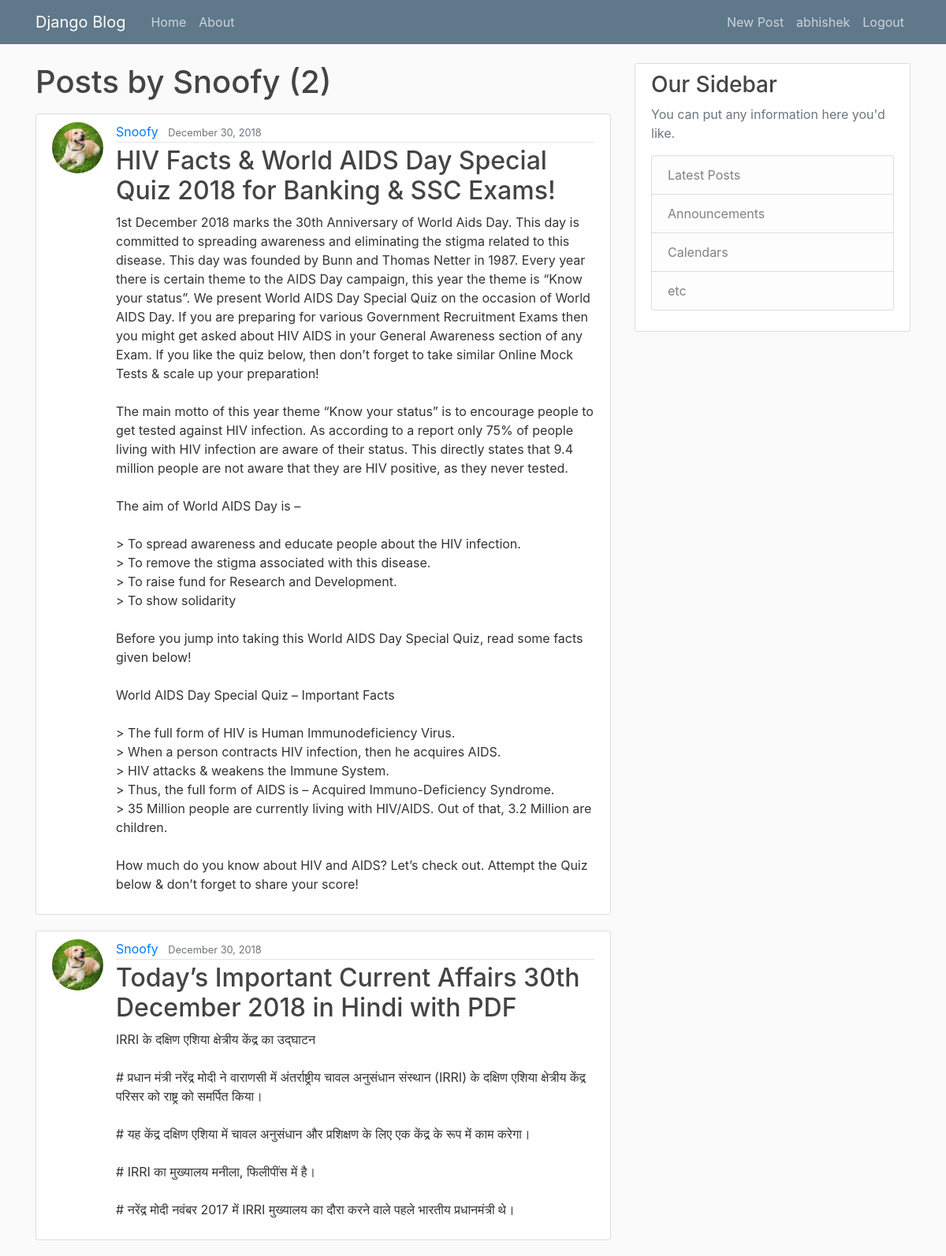
/user/Snoofy/ (signed in), run on the app's committed database.
### blog/models.py (models this page shows, shortened)
class Post(models.Model):
    title = models.CharField(max_length = 100)
    content = models.TextField()
    date_posted = models.DateTimeField(default=timezone.now)
    author = models.ForeignKey(User, on_delete=models.CASCADE)

### users/models.py (models this page shows, shortened)
class Profile(models.Model):
    user = models.OneToOneField(User, on_delete=models.CASCADE)
    image = models.ImageField(default='default.jpg', upload_to='profile_pics')

### blog/views.py (the view)
# urls.py: path('user/<str:username>/', UserPostListView.as_view(), name='user-posts'),
class UserPostListView(ListView):
    model = Post
    template_name = 'blog/user_posts.html' # <app>/<model>_<viewtype>.html
    context_object_name = 'posts'
    paginate_by = 3
    def get_queryset(self):
        user = get_object_or_404(User, username=self.kwargs.get('username'))
        return Post.objects.filter(author=user).order_by('-date_posted')

### blog/templates/blog/user_posts.html (shortened to what this page needs)
{% extends 'blog/base.html' %}
{% block content %}
    <h1 class="mb-3">Posts by {{view.kwargs.username}} ({{ page_obj.paginator.count }})</h1>
    {% for post in posts %}
      <article class="media content-section">
        <img class="rounded-circle article-img" src="{{post.author.profile.image.url}}">
        <div class="media-body">
          <div class="article-metadata">
            <a class="mr-2" href="{% url 'user-posts' post.author.username %}">{{ post.author }}</a>
            <small class="text-muted">{{ post.date_posted|date:"F d, Y"}}</small>
          </div>
          <h2><a class="article-title" href="{% url 'post-detail' post.id %}">{{ post.title }}</a></h2>
          <p class="article-content">{{ post.content }}</p>
        </div>
      </article>
    {% endfor %}
{% endblock content %}

### blog/templates/blog/base.html (shortened to what this page needs)
{% load static %}
<!DOCTYPE html>
<html lang="en" dir="ltr">
  <head>
    <link rel="stylesheet" href="https://stackpath.bootstrapcdn.com/bootstrap/4.1.3/css/bootstrap.min.css">
    <link rel="stylesheet" href="{% static 'blog/main.css' %}" type="text/css">
  </head>
  <body>
    <header class="site-header">
      <nav class="navbar navbar-expand-md navbar-dark bg-steel fixed-top">
        <div class="container">
          <a class="navbar-brand mr-4" href="{% url 'blog-home' %}">Django Blog</a>
          <div class="collapse navbar-collapse" id="navbarToggle">
            <div class="navbar-nav mr-auto">
              <a class="nav-item nav-link" href="{% url 'blog-home' %}">Home</a>
              <a class="nav-item nav-link" href="{% url 'blog-about' %}">About</a>
            </div>
            <div class="navbar-nav">
              {% if user.is_authenticated %}
                <a class="nav-item nav-link" href="{% url 'post-create' %}">New Post</a>
                <a class="nav-item nav-link" href="{% url 'profile' %}">{{ user.username }}</a>
                <a class="nav-item nav-link" href="{% url 'logout' %}">Logout</a>
              {% else %}
                <a class="nav-item nav-link" href="{% url 'login' %}">Login</a>
                <a class="nav-item nav-link" href="{% url 'register' %}">Register</a>
              {% endif %}
            </div>
          </div>
        </div>
      </nav>
    </header>
    <main role="main" class="container">
      <div class="row">
        <div class="col-md-8">
          {% block content %}{% endblock %}
        </div>
        <div class="col-md-4">
          <div class="content-section">
            <h3>Our Sidebar</h3>
            <p class='text-muted'>You can put any information here you'd like.
              <ul class="list-group">
                <li class="list-group-item list-group-item-light">Latest Posts</li>
                <li class="list-group-item list-group-item-light">Announcements</li>
                <li class="list-group-item list-group-item-light">Calendars</li>
                <li class="list-group-item list-group-item-light">etc</li>
              </ul>
            </p>
          </div>
        </div>
      </div>
    </main>
  </body>
</html>

### blog/static/blog/main.css (style rules this page uses)
body { background: #fafafa; color: #333333; margin-top: 5rem; }
h1, h2, h3, h4, h5, h6 { color: #444444; }
ul { margin: 0; }
.bg-steel { background-color: #5f788a; }
.site-header .navbar-nav .nav-link { color: #cbd5db; }
.content-section { background: #ffffff; padding: 10px 20px; border: 1px solid #dddddd; border-radius: 3px; margin-bottom: 20px; }
.article-title { color: #444444; }
.article-content { white-space: pre-line; }
.article-img { height: 65px; width: 65px; margin-right: 16px; }
.article-metadata { padding-bottom: 1px; margin-bottom: 4px; border-bottom: 1px solid #e3e3e3 }

### data on the page
Post: author.profile.image (picture), author "Snoofy", date_posted "December 30, 2018", title "HIV Facts & World AIDS Day Special Quiz 2018 for Banking & SSC Exams!", content "1st December 2018 marks the 30th Anniversary of World Aids Day. This day is committed to spreading awareness and eliminating the stigma related to this disease. This day was founded by Bunn and Thomas Netter in 1987. Every year there is certain theme to the AIDS Day campaign, this year the theme is “Know your status”. We present World AIDS Day Special Quiz on the occasion of World AIDS Day. If you are preparing for various Government Recruitment Exams then you might get asked about HIV AIDS in your General Awareness section of any Exam. If you like the quiz below, then don’t forget to take similar Online Mock Tests & scale up your preparation! The main motto of this year theme “Know your…"
Post: author.profile.image (picture), author "Snoofy", date_posted "December 30, 2018", title "Today’s Important Current Affairs 30th December 2018 in Hindi with PDF", content "IRRI के दक्षिण एशिया क्षेत्रीय केंद्र का उद्घाटन # प्रधान मंत्री नरेंद्र मोदी ने वाराणसी में अंतर्राष्ट्रीय चावल अनुसंधान संस्थान (IRRI) के दक्षिण एशिया क्षेत्रीय केंद्र परिसर को राष्ट्र को समर्पित किया। # यह केंद्र दक्षिण एशिया में चावल अनुसंधान और प्रशिक्षण के लिए एक केंद्र के रूप में काम करेगा। # IRRI का मुख्यालय मनीला, फिलीपींस में है। # नरेंद्र मोदी नवंबर 2017 में IRRI मुख्यालय का दौरा करने वाले पहले भारतीय प्रधानमंत्री थे।"

### other printed values
{{ user.username }} "abhishek"
{{ view.kwargs.username }} "Snoofy"
{{ page_obj.paginator.count }} "2"
